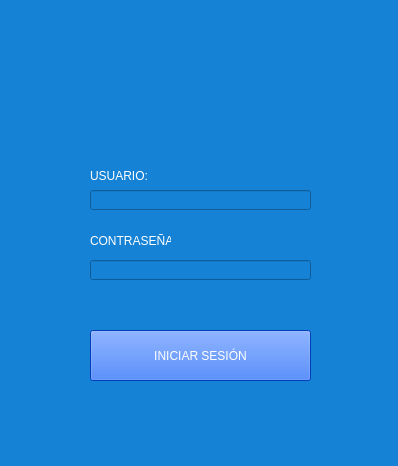
<?xml version="1.0" encoding="UTF-8"?>
<ui version="4.0">
 <class>MainWindow</class>
 <widget class="QMainWindow" name="MainWindow">
  <property name="geometry">
   <rect>
    <x>0</x>
    <y>0</y>
    <width>398</width>
    <height>466</height>
   </rect>
  </property>
  <property name="windowTitle">
   <string>MainWindow</string>
  </property>
  <property name="styleSheet">
   <string notr="true">background-color: rgb(21, 130, 213);
</string>
  </property>
  <widget class="QWidget" name="centralwidget">
   <widget class="QLabel" name="label">
    <property name="geometry">
     <rect>
      <x>90</x>
      <y>160</y>
      <width>61</width>
      <height>31</height>
     </rect>
    </property>
    <property name="styleSheet">
     <string notr="true">color: rgb(255, 255, 255);</string>
    </property>
    <property name="text">
     <string>USUARIO:</string>
    </property>
   </widget>
   <widget class="QLabel" name="label_2">
    <property name="geometry">
     <rect>
      <x>90</x>
      <y>230</y>
      <width>81</width>
      <height>21</height>
     </rect>
    </property>
    <property name="styleSheet">
     <string notr="true">color: rgb(255, 255, 255);</string>
    </property>
    <property name="text">
     <string>CONTRASEÑA:</string>
    </property>
   </widget>
   <widget class="QLineEdit" name="txtUsuario">
    <property name="geometry">
     <rect>
      <x>90</x>
      <y>190</y>
      <width>221</width>
      <height>20</height>
     </rect>
    </property>
    <property name="styleSheet">
     <string notr="true">color: rgb(255, 255, 255);</string>
    </property>
   </widget>
   <widget class="QLineEdit" name="txtpassword">
    <property name="geometry">
     <rect>
      <x>90</x>
      <y>260</y>
      <width>221</width>
      <height>20</height>
     </rect>
    </property>
    <property name="styleSheet">
     <string notr="true">color: rgb(255, 255, 255);</string>
    </property>
   </widget>
   <widget class="QPushButton" name="btnIniciar">
    <property name="geometry">
     <rect>
      <x>90</x>
      <y>330</y>
      <width>221</width>
      <height>51</height>
     </rect>
    </property>
    <property name="styleSheet">
     <string notr="true">color: rgb(255, 255, 255);
background-color: rgb(0, 85, 255);</string>
    </property>
    <property name="text">
     <string>INICIAR SESIÓN</string>
    </property>
   </widget>
   <widget class="QLabel" name="label_3">
    <property name="geometry">
     <rect>
      <x>130</x>
      <y>30</y>
      <width>121</width>
      <height>121</height>
     </rect>
    </property>
    <property name="text">
     <string/>
    </property>
    <property name="pixmap">
     <pixmap>../IMG/iniciar-sesion.png</pixmap>
    </property>
    <property name="scaledContents">
     <bool>true</bool>
    </property>
   </widget>
  </widget>
  <widget class="QMenuBar" name="menubar">
   <property name="geometry">
    <rect>
     <x>0</x>
     <y>0</y>
     <width>398</width>
     <height>21</height>
    </rect>
   </property>
  </widget>
  <widget class="QStatusBar" name="statusbar"/>
 </widget>
 <resources/>
 <connections/>
</ui>
